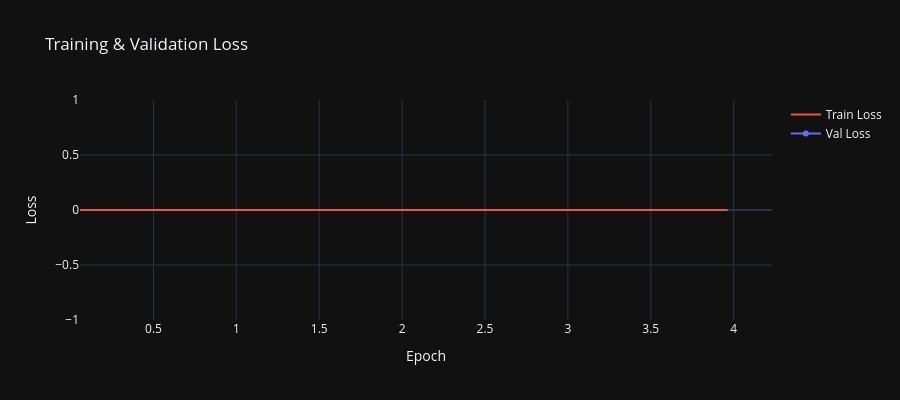
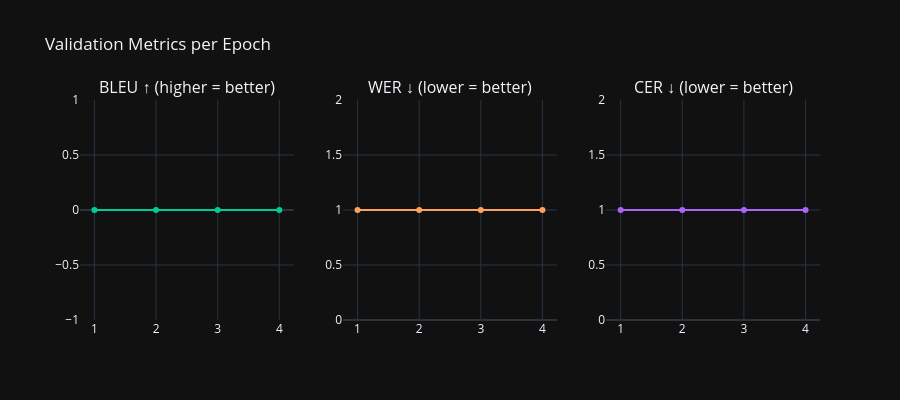

Notebook cell for these charts, in order:
### Markdown cell above
## 13. 📈 Training Curves

### Code cell
# Extract per-epoch metrics from trainer log history
log_history = trainer.state.log_history

train_loss_log = [(e["epoch"], e["loss"])       for e in log_history if "loss" in e and "eval_loss" not in e]
eval_rows      = [e for e in log_history if "eval_loss" in e]

if eval_rows:
    epochs    = [e["epoch"]     for e in eval_rows]
    eval_loss = [e["eval_loss"] for e in eval_rows]
    bleu_vals = [e.get("eval_bleu", None) for e in eval_rows]
    wer_vals  = [e.get("eval_wer",  None) for e in eval_rows]
    cer_vals  = [e.get("eval_cer",  None) for e in eval_rows]

    # ── Loss curves ─────────────────────────────────────────────────────────
    fig_loss = go.Figure()
    if train_loss_log:
        t_ep, t_loss = zip(*train_loss_log)
        fig_loss.add_trace(go.Scatter(x=t_ep, y=t_loss, mode="lines",
                                      name="Train Loss", line=dict(color="#EF553B")))
    fig_loss.add_trace(go.Scatter(x=epochs, y=eval_loss, mode="lines+markers",
                                  name="Val Loss", line=dict(color="#636EFA")))
    fig_loss.update_layout(
        title="Training & Validation Loss",
        xaxis_title="Epoch", yaxis_title="Loss",
        template="plotly_dark", height=400,
    )
    fig_loss.show()

    # ── Metrics: BLEU / WER / CER on one plot ───────────────────────────────
    fig_metrics = make_subplots(
        rows=1, cols=3,
        subplot_titles=["BLEU ↑ (higher = better)",
                        "WER ↓ (lower = better)",
                        "CER ↓ (lower = better)"],
    )
    colors = ["#00CC96", "#FFA15A", "#AB63FA"]
    for col_idx, (vals, label, color) in enumerate(
        zip([bleu_vals, wer_vals, cer_vals], ["BLEU", "WER", "CER"], colors), 1
    ):
        if any(v is not None for v in vals):
            fig_metrics.add_trace(
                go.Scatter(x=epochs, y=vals, mode="lines+markers",
                           name=label, line=dict(color=color)),
                row=1, col=col_idx,
            )
    fig_metrics.update_layout(
        title="Validation Metrics per Epoch",
        template="plotly_dark", height=400, showlegend=False,
    )
    fig_metrics.show()
else:
    print("ℹ️  No eval metrics found in log history — run training first.")

### Figure 1 — Plotly figure (JSON) as saved in the notebook; plotly's stock layout.template omitted (floating-point values rounded to 4 significant figures)
{"data": [{"line": {"color": "#EF553B"}, "mode": "lines", "name": "Train Loss", "type": "scatter", "x": [0.05667, 0.1133, 0.17, 0.2267, 0.2834, 0.34, 0.3967, 0.4534, 0.5101, 0.5667, 0.6234, 0.6801, 0.7368, 0.7934, 0.8501, 0.9068, 0.9634, 1.019, 1.076, 1.133, 1.189, 1.246, 1.303, 1.359, 1.416, 1.473, 1.529, 1.586, 1.643, 1.699, 1.756, 1.813, 1.869, 1.926, 1.983, 2.039, 2.095, 2.152, 2.209, 2.265, 2.322, 2.379, 2.435, 2.492, 2.549, 2.605, 2.662, 2.719, 2.775, 2.832, 2.889, 2.945, 3.001, 3.058, 3.114, 3.171, 3.228, 3.284, 3.341, 3.398, 3.455, 3.511, 3.568, 3.625, 3.681, 3.738, 3.795, 3.851, 3.908, 3.965], "y": [0, 0, 0, 0, 0, 0, 0, 0, 0, 0, 0, 0, 0, 0, 0, 0, 0, 0, 0, 0, 0, 0, 0, 0, 0, 0, 0, 0, 0, 0, 0, 0, 0, 0, 0, 0, 0, 0, 0, 0, 0, 0, 0, 0, 0, 0, 0, 0, 0, 0, 0, 0, 0, 0, 0, 0, 0, 0, 0, 0, 0, 0, 0, 0, 0, 0, 0, 0, 0, 0]}, {"line": {"color": "#636EFA"}, "mode": "lines+markers", "name": "Val Loss", "type": "scatter", "x": [1, 2, 3, 4], "y": [null, null, null, null]}], "layout": {"height": 400, "title": {"text": "Training & Validation Loss"}, "xaxis": {"title": {"text": "Epoch"}}, "yaxis": {"title": {"text": "Loss"}}}}

### Figure 2 — Plotly figure (JSON) as saved in the notebook; plotly's stock layout.template omitted (floating-point values rounded to 4 significant figures)
{"data": [{"line": {"color": "#00CC96"}, "mode": "lines+markers", "name": "BLEU", "type": "scatter", "x": [1, 2, 3, 4], "xaxis": "x", "y": [0, 0, 0, 0], "yaxis": "y"}, {"line": {"color": "#FFA15A"}, "mode": "lines+markers", "name": "WER", "type": "scatter", "x": [1, 2, 3, 4], "xaxis": "x2", "y": [1, 1, 1, 1], "yaxis": "y2"}, {"line": {"color": "#AB63FA"}, "mode": "lines+markers", "name": "CER", "type": "scatter", "x": [1, 2, 3, 4], "xaxis": "x3", "y": [1, 1, 1, 1], "yaxis": "y3"}], "layout": {"annotations": [{"font": {"size": 16}, "showarrow": false, "text": "BLEU ↑ (higher = better)", "x": 0.1444, "xanchor": "center", "xref": "paper", "y": 1, "yanchor": "bottom", "yref": "paper"}, {"font": {"size": 16}, "showarrow": false, "text": "WER ↓ (lower = better)", "x": 0.5, "xanchor": "center", "xref": "paper", "y": 1, "yanchor": "bottom", "yref": "paper"}, {"font": {"size": 16}, "showarrow": false, "text": "CER ↓ (lower = better)", "x": 0.8556, "xanchor": "center", "xref": "paper", "y": 1, "yanchor": "bottom", "yref": "paper"}], "height": 400, "showlegend": false, "title": {"text": "Validation Metrics per Epoch"}, "xaxis": {"anchor": "y", "domain": [0, 0.2889]}, "xaxis2": {"anchor": "y2", "domain": [0.3556, 0.6444]}, "xaxis3": {"anchor": "y3", "domain": [0.7111, 1]}, "yaxis": {"anchor": "x", "domain": [0, 1]}, "yaxis2": {"anchor": "x2", "domain": [0, 1]}, "yaxis3": {"anchor": "x3", "domain": [0, 1]}}}
